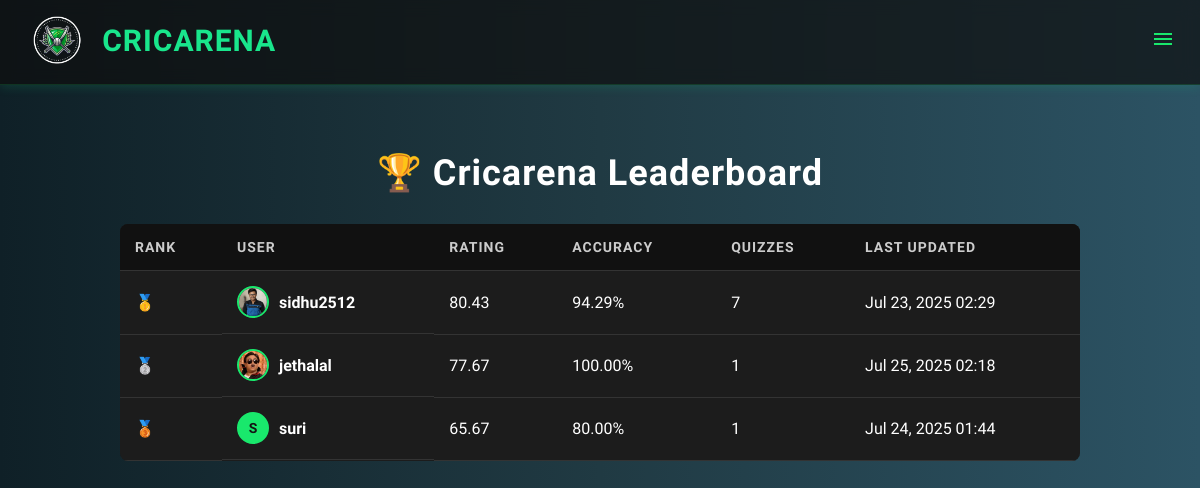
Screenshot of /quiz/leaderboard/ with the database file from the repository.
### quiz/models.py (models this page shows, shortened)
class LeaderboardProfile(models.Model):
    user = models.OneToOneField(CustomUser, on_delete=models.CASCADE)
    average_rating = models.FloatField(default=0.0)
    last_rating = models.FloatField(default=0.0)
    accuracy = models.FloatField(default=0.0)
    quizzes_taken = models.IntegerField(default=0)
    last_updated = models.DateTimeField(auto_now=True)

### accounts/models.py (models this page shows, shortened)
class CustomUser(AbstractUser):
    nickname = models.CharField(max_length=30, blank=True, null=True)
    fav_ipl_team = models.CharField(max_length=20, choices=IPL_TEAMS, blank=True, null=True)
    quiz_attempts = models.IntegerField(default=0)
    highest_score = models.PositiveIntegerField(default=0)
    date_joined = models.DateTimeField(default=timezone.now)
    avatar = models.ImageField(upload_to='avatars/', null=True, blank=True)

### quiz/views.py (the view)
# urls.py: path('leaderboard/', views.leaderboard_view, name='leaderboard'),
def leaderboard_view(request):
    active_user_ids = QuizAttempt.objects.values_list('user_id', flat=True).distinct()
    leaderboard = LeaderboardProfile.objects.filter(
        user__id__in=active_user_ids
    ).select_related('user').order_by('-average_rating')
    return render(request, 'quiz/leaderboard.html', {
        'leaderboard': leaderboard,
    })

### quiz/templates/quiz/leaderboard.html
{% extends 'quiz/page.html' %}
{% load static %}
{% block content %}
<link rel="stylesheet" href="{% static 'quiz/leaderboard.css' %}">
<div class="leaderboard-container">
  <h1 class="leaderboard-title">🏆 Cricarena Leaderboard</h1>
  <div class="table-wrapper">
  <table class="leaderboard-table">
    <thead>
      <tr>
        <th>Rank</th>
        <th>User</th>
        <th>Rating</th>
        <th>Accuracy</th>
        <th>Quizzes</th>
        <th>Last Updated</th>
      </tr>
    </thead>
    <tbody>
      {% for entry in leaderboard %}
      <tr class="leaderboard-row">
        <td>
          {% if forloop.counter0 == 0 %}
            🥇
          {% elif forloop.counter0 == 1 %}
            🥈
          {% elif forloop.counter0 == 2 %}
            🥉
          {% else %}
            {{ forloop.counter }}
          {% endif %}
        </td>
        <td class="user-cell">
  {% if entry.user.avatar %}
    <img src="{{ entry.user.avatar.url }}" alt="Avatar" class="avatar-img-leaderboard">
  {% else %}
    <span class="avatar-fallback-leaderboard">{{ entry.user.nickname|default:entry.user.username|slice:":1"|upper }}</span>
  {% endif %}
  <span class="username-text">{{ entry.user.nickname|default:entry.user.username }}</span>
</td>
        <td>{{ entry.average_rating|floatformat:2 }}</td>
        <td>{{ entry.accuracy|floatformat:2 }}%</td>
        <td>{{ entry.quizzes_taken }}</td>
        <td>{{ entry.last_updated|date:"M d, Y H:i" }}</td>
      </tr>
      {% empty %}
      <tr>
        <td colspan="6" class="no-data">No leaderboard data yet.</td>
      </tr>
      {% endfor %}
    </tbody>
  </table></div>
</div>
{% endblock %}

### quiz/templates/quiz/page.html (shortened to what this page needs)
{% load static %}
<!DOCTYPE html>
<html lang="en">
<head>
    <link rel="stylesheet" href="{% static 'quiz/style.css' %}">
</head>
<body>
    {% include 'quiz/navbar.html' %}
    <main class="main-content">
        {% block content %}
        {% endblock %}
    </main>
</body>
</html>

### quiz/templates/quiz/navbar.html (shortened to what this page needs)
 {% load static %}
<!DOCTYPE html>
<html lang="en">
<head>
    <link rel="stylesheet" href="{% static 'quiz/style.css' %}">
    <link rel="stylesheet" href="https://unpkg.com/swiper/swiper-bundle.min.css" />
        <link rel="stylesheet" href="https://cdnjs.cloudflare.com/ajax/libs/font-awesome/6.5.0/css/all.min.css">
</head>
<body>
      <nav class="navbar">
  <div class="navbar-left">
    <div class="navbar-logo">
      <a href="/home/"><img src="/static/ipl/assets/cricarenalogo.png" alt=""> CRICARENA</a>
    </div>
  </div>
<div class="toggle-btn">
  <svg xmlns="http://www.w3.org/2000/svg" height="24" width="24" viewBox="0 -960 960 960" fill="#19e86c">
    <path d="M120-240v-80h720v80H120Zm0-200v-80h720v80H120Zm0-200v-80h720v80H120Z" />
  </svg>
</div>
</nav>
</body>
</html>

### quiz/static/quiz/style.css (style rules this page uses)
* { margin: 0; padding: 0; box-sizing: border-box; }
body { font-family: 'Urbanist','Inter', sans-serif; background-color: black; overflow-x: hidden; }
body::before { content: ''; display: block; height: 70px; }
.navbar .toggle-btn { font-size: 1.5rem; cursor: pointer; display: none; }
@media (max-width: 1200px) { .navbar .toggle-btn { display: block; } }
.main-content { padding: 2rem; }
body { background-color: #121212; color: white; font-family: 'Poppins', sans-serif; }
body { margin: 0; font-family: 'Poppins', sans-serif; background-color: #121212; color: white; }
.navbar { color: #fff; display: flex; justify-content: space-between; align-items: center; padding: 15px 25px; position: fixed; top: 0; width: 100%; z-index: 1000; box-shadow: 0 2px 10px rgba(25, 230, 140, 0.15); background: rgba(15, 15, 15, 0.7); backdrop-filter: blur(8px); -webkit-backdrop-filter: blur(8px); border-bottom: 1px solid rgba(29, 185, 84, 0.2); font-family: 'Rajdhani', 'Urbanist', sans-serif; text-transform: uppercase; font-weight: 600; letter-spacing: 1px; }
.navbar-left, .navbar-center, .navbar-right { display: flex; align-items: center; }
.navbar-left { flex: 1; }
.navbar-logo a { display: inline-flex; align-items: center; gap: 10px; white-space: nowrap; color: #19e68c; font-size: 30px; font-family: 'Rajdhani', sans-serif; font-weight: bold; text-decoration: none; letter-spacing: 1px; }
.navbar-logo img { height: 50px; vertical-align: middle; }

### quiz/static/quiz/leaderboard.css (style rules this page uses)
body { font-family: 'Urbanist','Inter', sans-serif; background: linear-gradient(to right, #0f2027, #203a43, #2c5364); color: #ffffff; margin: 0; padding: 0; }
.leaderboard-container { padding: 50px 20px; max-width: 1000px; margin: auto; box-sizing: border-box; }
.leaderboard-title { text-align: center; font-size: 36px; margin-bottom: 30px; letter-spacing: 1px; }
.table-wrapper { overflow-x: auto; border-radius: 8px; }
.leaderboard-table { width: 100%; min-width: 500px; border-collapse: collapse; background-color: #1c1c1c; box-shadow: 0 0 10px #00000077; }
.leaderboard-table th, .leaderboard-table td { padding: 15px; text-align: left; border-bottom: 1px solid #333; }
.leaderboard-table th { background-color: #111; color: #ccc; font-size: 14px; text-transform: uppercase; letter-spacing: 1px; }
.user-cell { display: flex; align-items: center; gap: 10px; }
.avatar-img-leaderboard { width: 32px; height: 32px; border-radius: 50%; object-fit: cover; object-position: top; border: 2px solid #19e86c; }
.avatar-fallback-leaderboard { width: 32px; height: 32px; background: #19e86c; color: #141414; font-weight: bold; font-size: 14px; display: flex; align-items: center; justify-content: center; border-radius: 50%; border: 2px solid #19e86c; }
.username-text { font-weight: 600; }

### rows the page displays
LeaderboardProfile: user.avatar (picture), user.nickname "sidhu2512", average_rating "80.43", accuracy "94.29", quizzes_taken "7", last_updated "Jul 23, 2025 02:29"
LeaderboardProfile: user.avatar (picture), user.nickname "jethalal", average_rating "77.67", accuracy "100.00", quizzes_taken "1", last_updated "Jul 25, 2025 02:18"
LeaderboardProfile: user.nickname "S", user.nickname "suri", average_rating "65.67", accuracy "80.00", quizzes_taken "1", last_updated "Jul 24, 2025 01:44"
